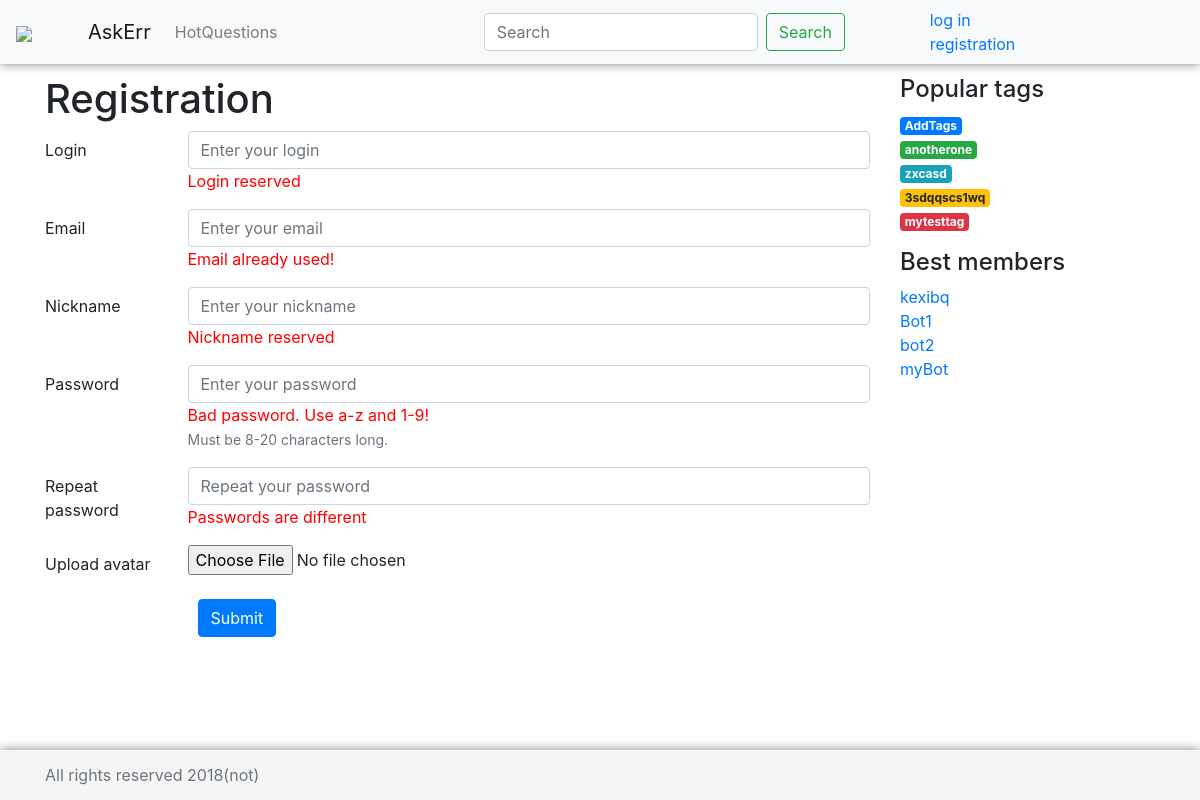
Page /registration/ on the committed database.
### questions/models.py (models this page shows)
class Tag(models.Model):
    title = models.CharField(max_length=120, verbose_name=u"Заголовок ярлыка")
    def __str__(self):
        return self.title

class User(AbstractUser):
    email = models.EmailField(unique=True)
    upload = models.ImageField(default='user.png',upload_to='uploads/%Y/%m/%d')

### questions/views.py (the view)
# urls.py: path('registration/',views.registration, name='registration'),
def registration(request):
    tags = randomQuerySet(Tag.objects.all(), 5)
    users = User.objects.all()
    return render(request, 'registration.html', {'tags':tags,'users':users, 'page_title':'Registration'})

### questions/otherfuncs.py (called while the page is built)
def randomQuerySet(items, size): # сделать ModelManager для Tag и кинуть туда
    result = []
    ls = []
    if (size > items.count()):
        return items
    num = random.randrange(0, items.count())
    for i in range(size):
        while (num in ls):
            num = random.randrange(0, items.count())
        ls.append(num)
    for i in range(size):
        result.append(items[ls[i]])
    return result

### templates/registration.html
{% extends 'base.html' %}
{% block left-side %}
            <h1>Registration</h1>
            <form class="form-group">
                <div class="form-group row has-warning">
                    <label for="LoginInput" class="col-sm-2 col-form-label">Login</label>
                    <div class="col-sm-10">
                        <div><input  class="form-control" name="LoginInput" placeholder="Enter your login "></div>
                        <div class="attention">Login reserved</div>
                    </div>
                </div>
                <div class="form-group row has-warning">
                    <label for="emailinput" class="col-sm-2 col-form-label">Email</label>
                    <div class="col-sm-10">
                        <input type="email" class="form-control"  name="EmailInput" placeholder="Enter your email">
                        <div class="attention">Email already used!</div>
                    </div>
                </div>
                <div class="form-group row has-warning">
                    <label for="nickinput" class="col-sm-2 col-form-label">Nickname</label>
                    <div class="col-sm-10">
                        <input type="email" class="form-control"  name="NickInput" placeholder="Enter your nickname">
                        <div class="attention">Nickname reserved</div>
                    </div>
                </div>
                <div class="form-group row has-warning">
                    <label for="inputPassword" class="col-sm-2 col-form-label">Password</label>
                    <div class="col-sm-10">
                        <input type="password" class="form-control"  name="inputPassword" placeholder="Enter your password">
                        <div class="attention">Bad password. Use a-z and 1-9!</div>
                        <small class="text-muted">
                            Must be 8-20 characters long. </small>
                    </div>
                </div>
                <div class="form-group row has-warning">
                    <label for="inputPassword" class="col-sm-2 col-form-label">Repeat password</label>
                    <div class="col-sm-10">
                        <input type="password" class="form-control"  name="repeatPassword" placeholder="Repeat your password">
                        <div class="attention">Passwords are different</div>
                    </div>
                </div>
                <div class="form-group row">
                    <label for="exampleInputFile" class="col-sm-2 col-form-label">Upload avatar</label>
                    <div class="col-sm-10">
                        <input type="file" class="form-control-file" name="exampleInputFile" aria-describedby="fileHelp">
                    </div>
                </div>
            </form>
            <div class="col-sm-10 offset-sm-2">
                <button class="btn btn-primary">Submit</button>
            </div>
{% endblock %}

### templates/right-side.html
    <h4>Popular tags</h4>
    <ol class="list-unstyled ">
    {% for tag in tags %}
       <li><a class="{% cycle "badge badge-primary" "badge badge-success" "badge badge-info" "badge badge-warning" "badge badge-danger"%}" href="{% url 'questions-on-tag' tag %}"> {{ tag.title }} </a></li>
    {% endfor %}
	</ol>
    <div class="sidebar-module">
        <h4>Best members</h4>
        <ol class="list-unstyled ">
            {% for user in users%}
                    <li><a href="#">{{user.username}}</a></li>
            {% endfor %}
        </ol>
    </div>

### static/css/style.css (style rules this page uses)
body { padding-top: 15px; }
.attention { color: red; }

### static/css/askme.css (style rules this page uses)
html { position: relative; min-height: 100%; }
body { margin-bottom: 60px; }

### rows in the picture
Tag: title "AddTags"
Tag: title "anotherone"
Tag: title "zxcasd"
Tag: title "3sdqqscs1wq"
Tag: title "mytesttag"
User: username "kexibq"
User: username "Bot1"
User: username "bot2"
User: username "myBot"
